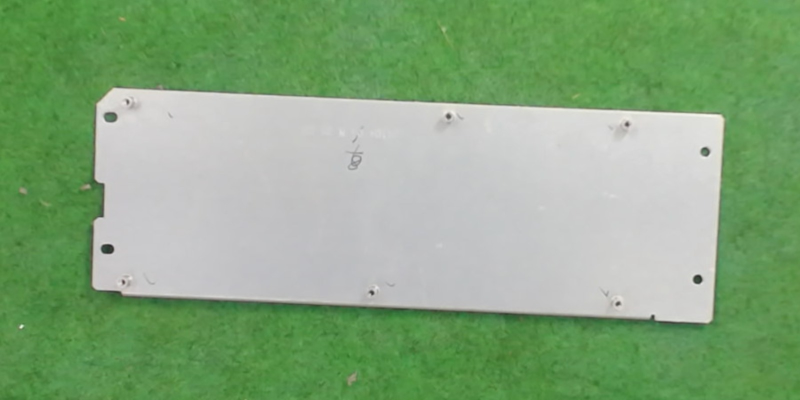
#> input picture src/test.jpeg, 1600 x 800 px (shown at 1/2 size)
$ python plate_inspection.py
#> lines starting #> are read from the running program, lines starting #| are printed output that depends on the picture; after the words box and inside, x2 and y2 are one past the last pixel; in counts of white or black regions, pixels touching at a corner belong together
"""
Classical Computer Vision - Plate Inspection
============================================

Tasks:
1. Segment the plate
2. Detect the 4 holes correctly
3. Detect the 6 screws correctly
4. Calculate plate dimensions in pixels

Input:
    test.jpeg

Output:
    plate_inspection_result.jpg

Dependencies:
    pip install opencv-python numpy

Run:
    python plate_inspection.py

This solution uses classical computer vision only.
No YOLO / deep learning is used.
"""

import argparse
import cv2
import numpy as np


# ---------------------------------------------------------------------
# 1. PLATE SEGMENTATION
# ---------------------------------------------------------------------
def segment_plate(image):
    gray = cv2.cvtColor(image, cv2.COLOR_BGR2GRAY)

    # The plate is brighter than the green background.
    _, binary = cv2.threshold(
        gray,
        150,
        255,
        cv2.THRESH_BINARY
    )

    kernel = cv2.getStructuringElement(
        cv2.MORPH_ELLIPSE,
        (9, 9)
    )

    binary = cv2.morphologyEx(
        binary,
        cv2.MORPH_CLOSE,
        kernel,
        iterations=2
    )

    contours, _ = cv2.findContours(
        binary,
        cv2.RETR_EXTERNAL,
        cv2.CHAIN_APPROX_SIMPLE
    )

    if not contours:
        raise RuntimeError("Could not detect the plate.")

    plate_contour = max(
        contours,
        key=cv2.contourArea
    )

    if cv2.contourArea(plate_contour) < 10000:
        raise RuntimeError(
            "Detected object is too small to be the plate."
        )

    plate_mask = np.zeros(
        gray.shape,
        dtype=np.uint8
    )

    cv2.drawContours(
        plate_mask,
        [plate_contour],
        -1,
        255,
        thickness=-1
    )

    return plate_contour, plate_mask


# ---------------------------------------------------------------------
# Utility: distance from point to a line segment
# ---------------------------------------------------------------------
# [17 lines left out: function point_to_segment_distance, not called in this run]


# ---------------------------------------------------------------------
# 2. HOLE DETECTION
# ---------------------------------------------------------------------
def detect_holes(image, plate_contour):
    """
    Detect the four actual through-holes.

    The plate contains several circular/irregular objects, including
    screws and marks. Therefore, simply thresholding dark pixels can
    produce false holes.

    The actual holes have three useful classical-CV properties:
        1. They are approximately circular.
        2. They are located close to the LEFT or RIGHT edge of the plate.
        3. Their centers are dark.

    Hough Circle Transform is used to generate circular candidates.
    Plate bounding-box geometry and center intensity are then used
    to reject the middle objects and screws.

    No hard-coded hole coordinates are used.
    """

    gray = cv2.cvtColor(
        image,
        cv2.COLOR_BGR2GRAY
    )

    # Median filtering reduces noise while preserving circular edges.
    blurred = cv2.medianBlur(
        gray,
        5
    )

    # Generate circular candidates.
    circles = cv2.HoughCircles(
        blurred,
        cv2.HOUGH_GRADIENT,
        dp=1.2,
        minDist=50,
        param1=100,
        param2=19,
        minRadius=7,
        maxRadius=16
    )

    if circles is None:
        return []

    circles = np.round(
        circles[0]
    ).astype(int)

    # Axis-aligned bounding box of the detected plate.
    # This is deliberately used instead of assuming a particular
    # minAreaRect edge ordering.
    px, py, pw, ph = cv2.boundingRect(
        plate_contour
    )

    candidates = []

    for circle in circles:
        cx, cy, radius = circle

        # Candidate must be inside the plate.
        if cv2.pointPolygonTest(
            plate_contour,
            (float(cx), float(cy)),
            False
        ) < 0:
            continue

        # Actual holes are close to the left/right sides.
        # Use a percentage of the plate width so the method scales
        # with different image resolutions.
        normalized_x = (cx - px) / max(pw, 1)

        is_left_side = (
            0.02 <= normalized_x <= 0.09
        )

        is_right_side = (
            0.91 <= normalized_x <= 0.98
        )

        if not (is_left_side or is_right_side):
            continue

        # Check the center intensity.
        # Holes are dark; the nearby screws are brighter/reflective.
        r = 5

        y1 = max(0, cy - r)
        y2 = min(gray.shape[0], cy + r + 1)

        x1 = max(0, cx - r)
        x2 = min(gray.shape[1], cx + r + 1)

        center_mean = float(
            np.mean(
                gray[y1:y2, x1:x2]
            )
        )

        if center_mean > 125:
            continue

        candidates.append(
            {
                "center": (
                    int(cx),
                    int(cy)
                ),
                "radius": float(radius),
                "center_mean": center_mean
            }
        )

    # Remove duplicate circle detections.
    holes = remove_duplicate_detections(
        candidates,
        min_distance=30
    )

    holes.sort(
        key=lambda h: (
            h["center"][1],
            h["center"][0]
        )
    )

    return holes


# ---------------------------------------------------------------------
# 3. SCREW DETECTION
# ---------------------------------------------------------------------
def detect_screws(image, plate_mask, holes):
    """
    Detect screws using local intensity variation.

    Screws have strong local texture/contrast compared with the
    relatively smooth plate.

    The four holes are explicitly excluded using their detected
    centers.
    """

    gray = cv2.cvtColor(
        image,
        cv2.COLOR_BGR2GRAY
    ).astype(np.float32)

    # Local mean.
    local_mean = cv2.GaussianBlur(
        gray,
        (0, 0),
        sigmaX=3
    )

    # Local squared mean.
    local_mean_sq = cv2.GaussianBlur(
        gray * gray,
        (0, 0),
        sigmaX=3
    )

    local_variance = np.maximum(
        local_mean_sq - local_mean * local_mean,
        0
    )

    local_std = np.sqrt(
        local_variance
    )

    _, variation_mask = cv2.threshold(
        local_std.astype(np.uint8),
        28,
        255,
        cv2.THRESH_BINARY
    )

    variation_mask = cv2.bitwise_and(
        variation_mask,
        plate_mask
    )

    kernel = cv2.getStructuringElement(
        cv2.MORPH_ELLIPSE,
        (5, 5)
    )

    variation_mask = cv2.morphologyEx(
        variation_mask,
        cv2.MORPH_CLOSE,
        kernel,
        iterations=2
    )

    num_labels, labels, stats, centroids = (
        cv2.connectedComponentsWithStats(
            variation_mask,
            connectivity=8
        )
    )

    candidates = []

    for i in range(1, num_labels):
        x, y, w, h, area = stats[i]

        if not (20 <= area <= 1000):
            continue

        if not (5 <= w <= 80 and 5 <= h <= 80):
            continue

        aspect_ratio = w / max(h, 1)

        if not (0.45 <= aspect_ratio <= 2.2):
            continue

        cx, cy = centroids[i]

        cx = int(round(cx))
        cy = int(round(cy))

        # Average intensity at the center.
        r = 5

        y1 = max(0, cy - r)
        y2 = min(gray.shape[0], cy + r + 1)

        x1 = max(0, cx - r)
        x2 = min(gray.shape[1], cx + r + 1)

        center_mean = float(
            np.mean(
                gray[y1:y2, x1:x2]
            )
        )

        candidates.append(
            {
                "center": (cx, cy),
                "radius": max(w, h) / 2.0,
                "area": int(area),
                "center_mean": center_mean
            }
        )

    screws = []

    for candidate in candidates:
        cx, cy = candidate["center"]

        # Exclude anything close to a detected hole.
        near_hole = False

        for hole in holes:
            hx, hy = hole["center"]

            distance = np.sqrt(
                (cx - hx) ** 2 +
                (cy - hy) ** 2
            )

            if distance < 30:
                near_hole = True
                break

        if near_hole:
            continue

        # Screws have a brighter metal/reflection center.
        if candidate["center_mean"] < 120:
            continue

        screws.append(candidate)

    screws = remove_duplicate_detections(
        screws,
        min_distance=35
    )

    screws.sort(
        key=lambda s: (
            s["center"][1],
            s["center"][0]
        )
    )

    return screws


# ---------------------------------------------------------------------
# Utility: duplicate suppression
# ---------------------------------------------------------------------
def remove_duplicate_detections(
    detections,
    min_distance=35
):
    result = []

    detections = sorted(
        detections,
        key=lambda d: (
            d.get("area", 0),
            d.get("center_mean", 0)
        ),
        reverse=True
    )

    for detection in detections:
        cx, cy = detection["center"]

        duplicate = False

        for selected in result:
            sx, sy = selected["center"]

            distance = np.sqrt(
                (cx - sx) ** 2 +
                (cy - sy) ** 2
            )

            if distance < min_distance:
                duplicate = True
                break

        if not duplicate:
            result.append(detection)

    return result


# ---------------------------------------------------------------------
# 4. PLATE DIMENSION CALCULATION
# ---------------------------------------------------------------------
def calculate_plate_dimensions(
    plate_contour
):
    rect = cv2.minAreaRect(
        plate_contour
    )

    width, height = rect[1]

    length_px = max(
        width,
        height
    )

    width_px = min(
        width,
        height
    )

    return {
        "length_px": float(length_px),
        "width_px": float(width_px),
        "angle": float(rect[2]),
        "rectangle": rect
    }


# ---------------------------------------------------------------------
# 5. VISUALIZATION
# ---------------------------------------------------------------------
def draw_results(
    image,
    plate_contour,
    holes,
    screws,
    dimensions
):
    result = image.copy()

    # Plate contour.
    cv2.drawContours(
        result,
        [plate_contour],
        -1,
        (255, 0, 0),
        4
    )

    # Minimum-area rectangle.
    rect = dimensions["rectangle"]

    box = cv2.boxPoints(
        rect
    ).astype(np.int32)

    cv2.drawContours(
        result,
        [box.reshape(-1, 1, 2)],
        -1,
        (255, 0, 255),
        3
    )

    # Draw holes in red.
    for index, hole in enumerate(
        holes,
        start=1
    ):
        x, y = hole["center"]

        radius = int(
            hole["radius"] + 4
        )

        cv2.circle(
            result,
            (x, y),
            radius,
            (0, 0, 255),
            3
        )

        cv2.putText(
            result,
            f"H{index}",
            (x + 12, y - 8),
            cv2.FONT_HERSHEY_SIMPLEX,
            0.75,
            (0, 0, 255),
            2
        )

    # Draw screws in orange.
    for index, screw in enumerate(
        screws,
        start=1
    ):
        x, y = screw["center"]

        radius = int(
            screw["radius"]
        )

        cv2.circle(
            result,
            (x, y),
            radius,
            (0, 165, 255),
            3
        )

        cv2.putText(
            result,
            f"S{index}",
            (x + 12, y - 8),
            cv2.FONT_HERSHEY_SIMPLEX,
            0.75,
            (0, 165, 255),
            2
        )

    # Information panel.
    panel_height = 125

    cv2.rectangle(
        result,
        (15, 15),
        (760, panel_height),
        (255, 255, 255),
        -1
    )

    lines = [
        (
            f"Plate: "
            f"{dimensions['length_px']:.1f} "
            f"x "
            f"{dimensions['width_px']:.1f} px"
        ),
        f"Holes: {len(holes)}",
        f"Screws: {len(screws)}"
    ]

    for i, line in enumerate(lines):
        cv2.putText(
            result,
            line,
            (30, 45 + i * 30),
            cv2.FONT_HERSHEY_SIMPLEX,
            0.75,
            (0, 0, 0),
            2
        )

    return result


# ---------------------------------------------------------------------
# MAIN INSPECTION PIPELINE
# ---------------------------------------------------------------------
def inspect_plate(
    image_path,
    output_path
):
#> called with image_path = 'test.jpeg', output_path = 'plate_inspection_result.jpg'
    image = cv2.imread(
        image_path
    )
#> image is the input picture: shape (800, 1600, 3); mean B, G, R 126, 167.4, 133.7

    if image is None:
        raise FileNotFoundError(
            f"Could not read image: {image_path}"
        )

    # 1. Segment plate.
    plate_contour, plate_mask = (
        segment_plate(image)
    )
#> in segment_plate, `gray = cv2.cvtColor(image, cv2.COLOR_BGR2GRAY)`:
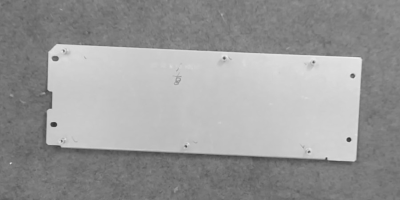
#> gray: shape (800, 1600) (shown at 1/4 size); min 41, max 249, mean 152.6
#> in segment_plate, `_, binary = cv2.threshold( gray, 150, 255, cv2.THRESH_BINARY )`:
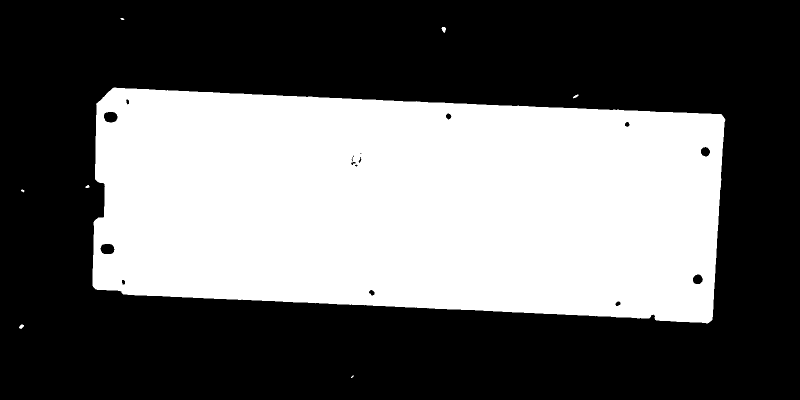
#> binary: shape (800, 1600) (shown at 1/2 size); 40% white; 8 white regions (1 under 20 px), largest, box (x1, y1, x2, y2) and area: (185, 175, 1451, 647) 511387, (883, 54, 892, 66) 73, (38, 649, 48, 658) 58
#> in segment_plate, `contours, _ = cv2.findContours( binary, cv2.RETR_EXTERNAL, cv2.CHAIN_A..`: contours = 8 contours, 3 with area under 20; largest, box (x1, y1, x2, y2) and area: (185, 175, 1451, 647) 511796, (883, 54, 892, 66) 58, (38, 649, 48, 658) 46, (1146, 189, 1157, 197) 32, (170, 370, 179, 376) 26
#> in segment_plate, `plate_contour = max( contours, key=cv2.contourArea )`: plate_contour = contour of 432 points, box (x1, y1, x2, y2) (185, 175, 1451, 647), area 511796

    # 2. Detect holes.
    holes = detect_holes(
        image,
        plate_contour
    )
#> in detect_holes, `circles = cv2.HoughCircles( blurred, cv2.HOUGH_GRADIENT, dp=1.2, minDi..`: circles = [[1395, 558.6, 9.16], [1409.4, 303, 8.56], [217.8, 497.4, 9.64], [217.8, 233.4, 10.84], [714.6, 318.6, 8.44]]
#> in detect_holes, `circles = np.round( circles[0] ).astype(int)`: circles = [[1395, 559, 9], [1409, 303, 9], [218, 497, 10], [218, 233, 11], [715, 319, 8]]
#> in detect_holes, `px, py, pw, ph = cv2.boundingRect( plate_contour )`: px = 185; py = 175; pw = 1266; ph = 472
#> the loop in detect_holes, `for circle in circles:` made 5 passes
#> (cx, cy, radius, normalized_x, is_left_side, is_right_side, y1, y2) on passes 1 to 4: (1395, 559, 9, 0.956, False, True, 554, 565), (1409, 303, 9, 0.967, False, True, 298, 309), (218, 497, 10, 0.0261, True, False, 492, 503), (218, 233, 11, 0.0261, True, False, 228, 239)
#> after the loop in detect_holes, `for circle in circles:`: candidates = 4 items
#> the loop in remove_duplicate_detections, `for detection in detections:` made 4 passes
#> (detection, cx, cy) on passes 1 to 3: ({'center': (1409, 303), 'radius': 9, 'center_mean': 107.5}, 1409, 303), ({'center': (218, 233), 'radius': 11, 'center_mean': 107.1}, 218, 233), ({'center': (1395, 559), 'radius': 9, 'center_mean': 64.79}, 1395, 559)
#> holes = 4 items

    # 3. Detect screws.
    screws = detect_screws(
        image,
        plate_mask,
        holes
    )
#> in detect_screws, `local_mean_sq = cv2.GaussianBlur( gray * gray, (0, 0), sigmaX=3 )`:
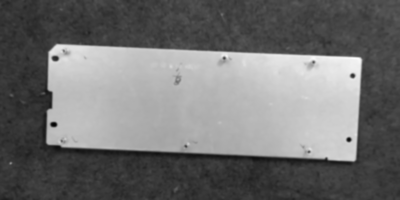
#> local_mean_sq: shape (800, 1600) float32 (shown at 1/4 size); min 3035.1, max 52897.8, mean 24957.5; drawn with min black and max white
#> in detect_screws, `num_labels, labels, stats, centroids = ( cv2.connectedComponentsWithSt..`:
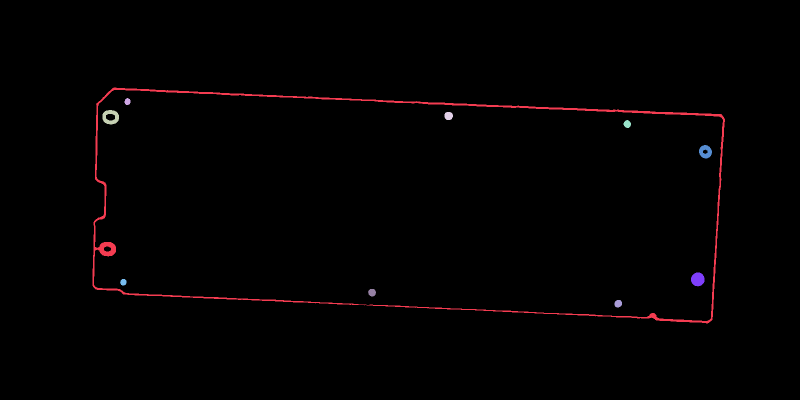
#> labels: shape (800, 1600) int32 (shown at 1/2 size); 11 distinct labels, from 0 to 10; one colour per label, 0 black
#> in detect_screws, `num_labels, labels, stats, centroids = ( cv2.connectedComponentsWithSt..`: num_labels = 11; stats = [[0, 0, 1600, 800, 1265123], [185, 175, 1265, 472, 12182], [249, 196, 12, 14, 130], [205, 220, 33, 29, 584], [889, 224, 17, 16, 227], [1247, 240, 15, 16, 178], [1398, 290, 26, 27, 482], [1382, 545, 27, 28, 591], [240, 558, 13, 13, 132], [736, 578, 16, 15, 187], [1229, 600, 15, 15, 184]]; centroids = [[799.3, 399.6], [792.4, 392.6], [254.6, 202.8], [221, 233.9], [896.8, 231.4], [1254.2, 247.7], [1410.5, 303.1], [1395.1, 558.3], [246.4, 564], [743.7, 584.7], [1236, 606.9]]
#> the loop in detect_screws, `for i in range(1, num_labels):` made 10 passes
#> (x, y, w, h, area, aspect_ratio, cx, cy) on passes 2 to 5: (249, 196, 12, 14, 130, 0.857, 255, 203), (205, 220, 33, 29, 584, 1.14, 221, 234), (889, 224, 17, 16, 227, 1.06, 897, 231), (1247, 240, 15, 16, 178, 0.938, 1254, 248)
#> after the loop in detect_screws, `for i in range(1, num_labels):`: candidates = 9 items
#> the loop in detect_screws, `for candidate in candidates:` made 9 passes
#> (cx, cy) on passes 1 to 4: (255, 203), (221, 234), (897, 231), (1254, 248)
#> after the loop in detect_screws, `for candidate in candidates:`: screws = 6 items
#> the loop in remove_duplicate_detections (call 2), `for detection in detections:` made 6 passes
#> (cx, cy) on passes 1 to 4: (897, 231), (744, 585), (1236, 607), (1254, 248)
#> screws = 6 items

    # 4. Calculate dimensions.
    dimensions = calculate_plate_dimensions(
        plate_contour
    )
#> in calculate_plate_dimensions, `rect = cv2.minAreaRect( plate_contour )`: rect = ((812.1, 406.9), (419, 1258), -87.2)
#> in calculate_plate_dimensions, `width, height = rect[1]`: width = 419; height = 1258
#> in calculate_plate_dimensions, `width_px = min( width, height )`: width_px = 419
#> dimensions = {'length_px': 1258, 'width_px': 419, 'angle': -87.2, 'rectangle': ((812.1, 406.9), (419, 1258), -87.2)}

    # 5. Draw results.
    annotated = draw_results(
        image,
        plate_contour,
        holes,
        screws,
        dimensions
    )
#> in draw_results, `rect = dimensions["rectangle"]`: rect = ((812.1, 406.9), (419, 1258), -87.2)
#> in draw_results, `box = cv2.boxPoints( rect ).astype(np.int32)`: box = [[1430, 646], [173, 585], [194, 166], [1450, 228]]
#> the loop in draw_results, `for index, hole in enumerate( holes, start=1 ):` made 4 passes
#> (hole, x, y, radius) on passes 1 to 3: ({'center': (218, 233), 'radius': 11, 'center_mean': 107.1}, 218, 233, 15), ({'center': (1409, 303), 'radius': 9, 'center_mean': 107.5}, 1409, 303, 13), ({'center': (218, 497), 'radius': 10, 'center_mean': 54.61}, 218, 497, 14)
#> after the loop in draw_results, `for index, hole in enumerate(`:
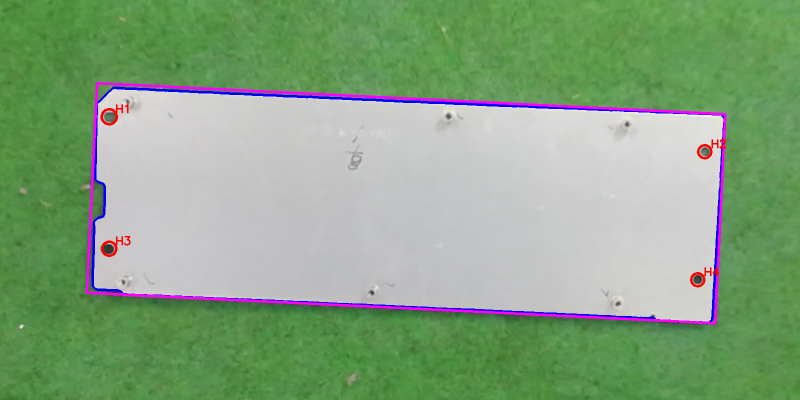
#> result: shape (800, 1600, 3) (shown at 1/2 size); mean B, G, R 128.5, 163.8, 134.3
#> the loop in draw_results, `for index, screw in enumerate( screws, start=1 ):` made 6 passes
#> (x, y, radius) on passes 1 to 4: (255, 203, 7), (897, 231, 8), (1254, 248, 8), (246, 564, 6)
#> in draw_results, `cv2.rectangle( result, (15, 15), (760, panel_height), (255, 255, 255),..`:
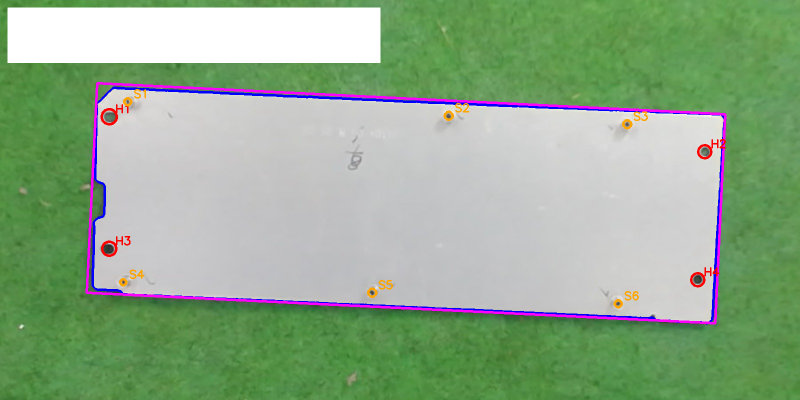
#> result: shape (800, 1600, 3) (shown at 1/2 size); mean B, G, R 139.8, 170.8, 145.3
#> in draw_results, `lines = [ ( f"Plate: " f"{dimensions['length_px']:.1f} " f"x " f"{dime..`: lines = ['Plate: 1258.0 x 419.0 px', 'Holes: 4', 'Screws: 6']
#> the loop in draw_results, `for i, line in enumerate(lines):` made 3 passes
#> line on passes 1 to 3: 'Plate: 1258.0 x 419.0 px', 'Holes: 4', 'Screws: 6'
#> after the loop in draw_results, `for i, line in enumerate(lines):`:
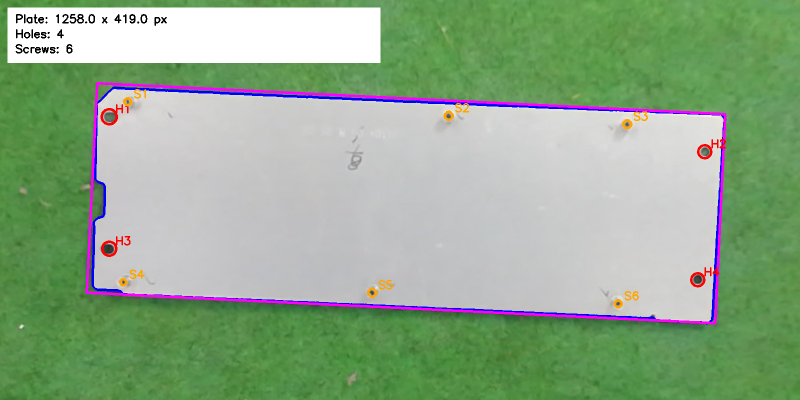
#> result: shape (800, 1600, 3) (shown at 1/2 size); 0.25% of pixels changed, all inside (x1, y1, x2, y2) = (31, 28, 334, 107)

    # Save result.
    cv2.imwrite(
        output_path,
        annotated
    )

    # Terminal output.
    print()
    print("=" * 55)
    print("             PLATE INSPECTION RESULT")
    print("=" * 55)
    print("Plate detected       : YES")
    print(
        f"Plate length         : "
        f"{dimensions['length_px']:.2f} px"
    )
#| Plate length         : 1258.01 px
    print(
        f"Plate width          : "
        f"{dimensions['width_px']:.2f} px"
    )
#| Plate width          : 418.99 px
    print(
        f"Holes detected       : "
        f"{len(holes)}"
    )
#| Holes detected       : 4
    print(
        f"Screws detected      : "
        f"{len(screws)}"
    )
#| Screws detected      : 6
    print("-" * 55)
    print("Dimension unit       : pixels")
    print(
        f"Annotated output     : "
        f"{output_path}"
    )
    print("=" * 55)
    print()

    return {
        "plate_detected": True,
        "plate_length_px": dimensions["length_px"],
        "plate_width_px": dimensions["width_px"],
        "holes": len(holes),
        "screws": len(screws)
    }


# ---------------------------------------------------------------------
# COMMAND LINE
# ---------------------------------------------------------------------
if __name__ == "__main__":
    parser = argparse.ArgumentParser(
        description="Classical CV plate inspection"
    )

    parser.add_argument(
        "--image",
        default="test.jpeg",
        help="Input image path"
    )

    parser.add_argument(
        "--output",
        default="plate_inspection_result.jpg",
        help="Output image path"
    )

    args = parser.parse_args()

    inspect_plate(
        args.image,
        args.output
    )
